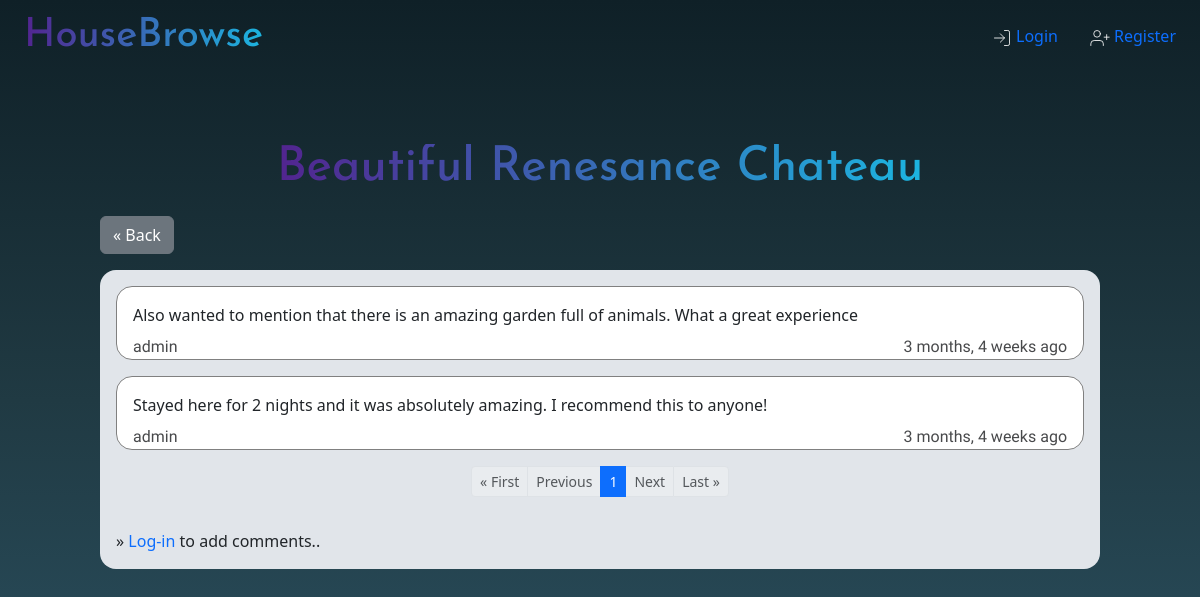
/comments/27, run on an earlier commit of the app's database.
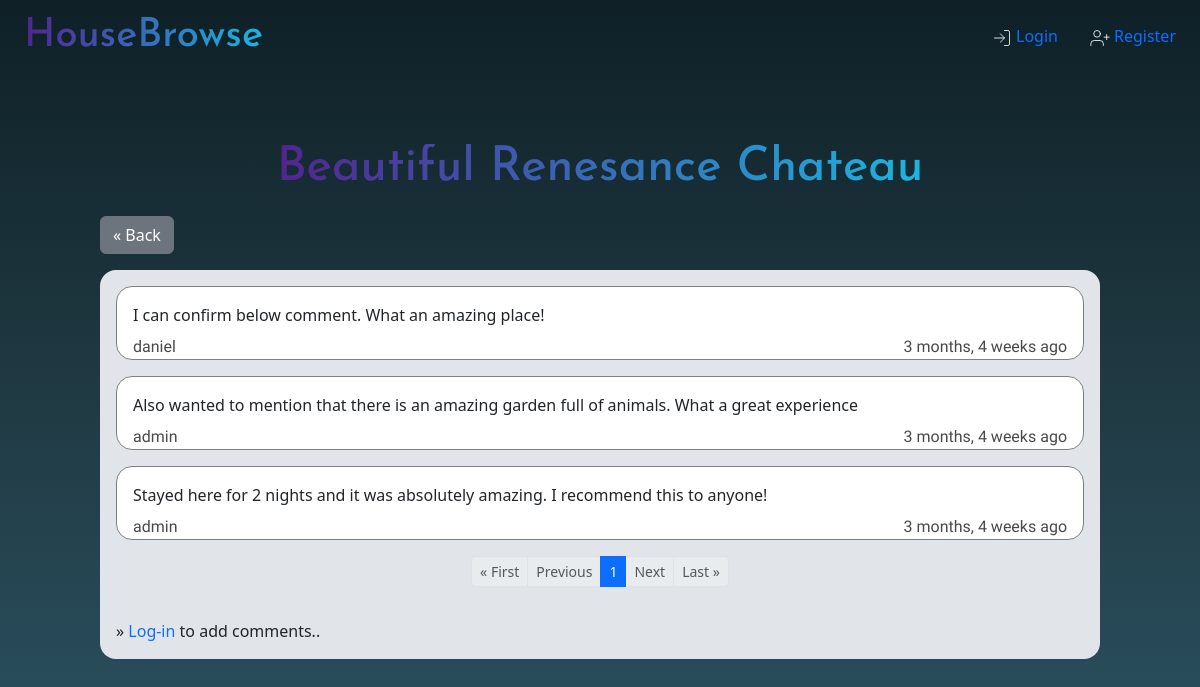
And on a later commit of the database.
### booking/models.py (models this page shows, shortened)
class Comment(models.Model):
    comment = models.TextField(max_length=300, null=True)
    user = models.ForeignKey(User, null=True, on_delete=models.CASCADE, related_name="user")
    listing = models.ForeignKey(Listing, null=True, on_delete=models.CASCADE, related_name="listing")
    timestamp = models.DateTimeField(auto_now_add=True, null=True)

class User(AbstractUser):
    def __str__(self):
        return f"{self.username}"

### booking/views.py (the view, shortened to what this page needs)
# urls.py: path("comments/<int:listing_id>", views.comments_view, name="comments"),
def comments_view(request, listing_id):
    listing = Listing.objects.get(id=listing_id)
    comments_desc = Comment.objects.filter(listing__id=listing_id).order_by("-timestamp")
    paginator = Paginator(comments_desc, 4)
    page = request.GET.get('page')
    comments = paginator.get_page(page)
    comment_form = PostComment()
    if request.method == "GET":
        return render(request, "booking/comments.html", {
            "listing": listing,
            "comments": comments,
            "comment_form": comment_form
        })

### booking/templates/booking/comments.html (shortened to what this page needs)
{% extends "booking/base.html" %}
{% load static %}
{% block body %}
<div class="comments_container">
    <h1 class="heading" style="font-size: max(4vw, 40px);">{{ listing.title }}</h1><br/>
    <div class="back_to_detail">
        <a href="{% url 'booking:detail' listing.id %}"><button class="btn btn-secondary">&laquo Back</button></a>
    </div>
    <div class="comments_window">
        {% if comments %}
            {% for comment in comments %}
                <div class="comments">
                    <div class="comment">
                        {{ comment.comment }}
                    </div>
                    <div class="comment_creator">
                            <div>{{ comment.user}}</div>
                            <div>{{ comment.timestamp| timesince }} ago</div>
                    </div>
                </div>
            {% endfor %}
        {% endif %}
        <div class="paginator">
            <nav aria-label="Page navigation">
                <ul class="pagination justify-content center pagination-sm">
                    {% if comments.has_previous %}
                        <li class="page-item"><a class="page-link" href="?page=1">&laquo First</a></li>
                        <li class="page-item"><a class="page-link" href="?page={{ comments.previous_page_number }}">Previous</a></li>
                    {% else %}
                        <li class="page-item disabled"><a class="page-link" href="#">&laquo First</a></li>
                        <li class="page-item disabled"><a class="page-link" href="#">Previous</a></li>
                    {% endif %}
                    {% for i in comments.paginator.page_range %}
                        {% if comments.number == i %}
                            <li class="page-item active"><span class="page-link">{{ i }}</span></li>
                        {% elif i > comments.number|add:'-3' and i < comments.number|add:'3' %}
                            <li class="page-item"><a class="page-link" href="?page={{ i }}">{{ i }}</a></li>
                        {% endif %}
                    {% endfor %}
                    {% if comments.has_next %}
                        <li class="page-item"><a class="page-link" href="?page={{ comments.next_page_number }}">Next</a></li>
                        <li class="page-item"><a class="page-link" href="?page={{ comments.paginator.num_pages }}">Last &raquo</a></li>
                    {% else %}
                        <li class="page-item disabled"><a class="page-link" href="#">Next</a></li>
                        <li class="page-item disabled"><a class="page-link" href="#">Last &raquo</a></li>
                    {% endif %}
                </ul>
            </nav>
        </div>
            {% if request.user.is_authenticated %}
                <form action="" method="POST">
                    <div class="add_comment">
                        {% csrf_token %}
                        {{ comment_form }}
                    </div>
                    <div class="comment_submit_section">
                        <button class="btn btn-success" type="submit" name="sub_comment" value="sub_comment">Post Comment</button>
                    </div>
                </form>
            {% else %}
                <div>&raquo <a href="{% url 'booking:login' %}">Log-in </a> to add comments..</div>
            {% endif %}
    </div>
</div>
{% endblock %}

What changed in the data, as far as the page shows it:
added Comment: comment "I can confirm below comment. What an amazing place!", user "daniel", timestamp "3 months, 4 weeks"
